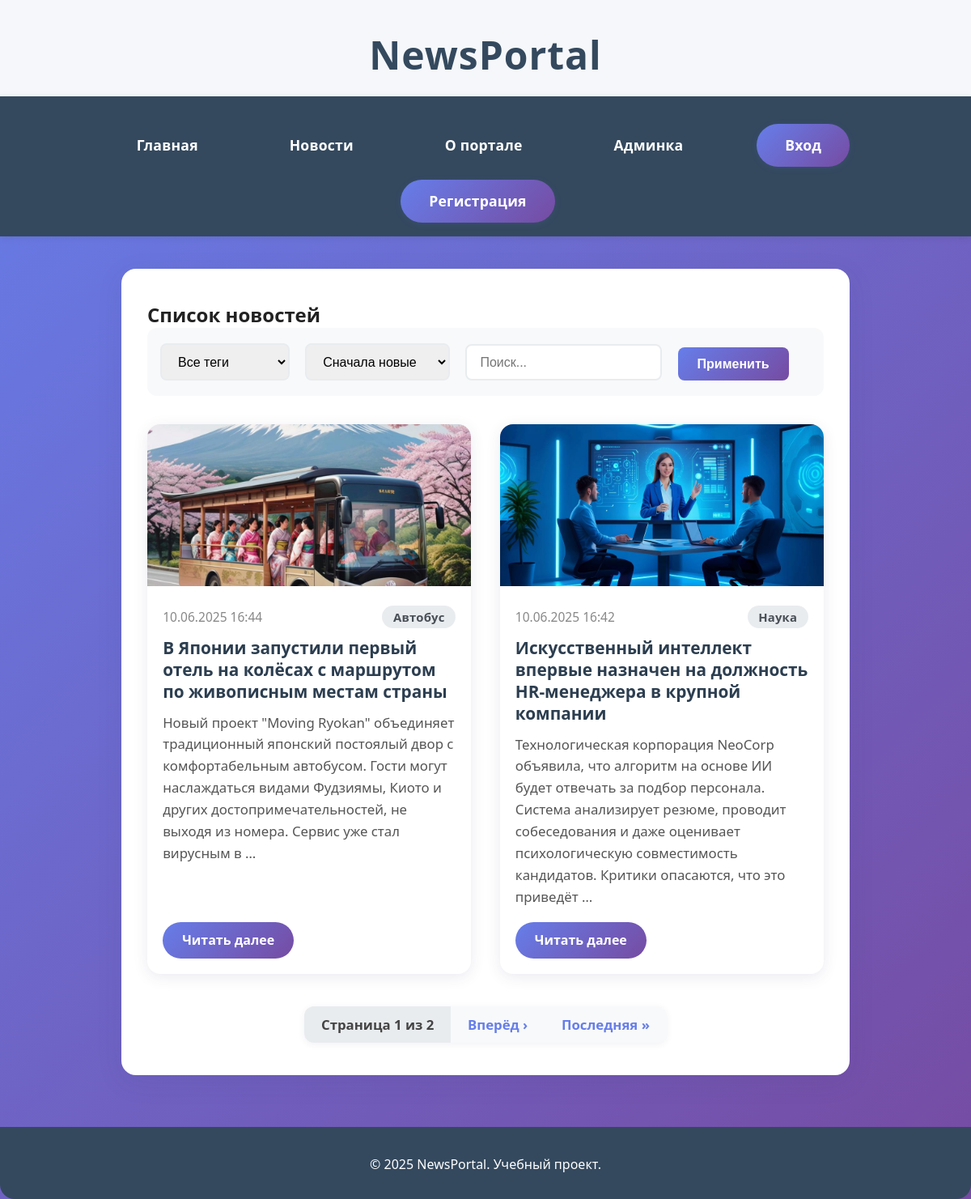
The page /news/ on the database as committed earlier.
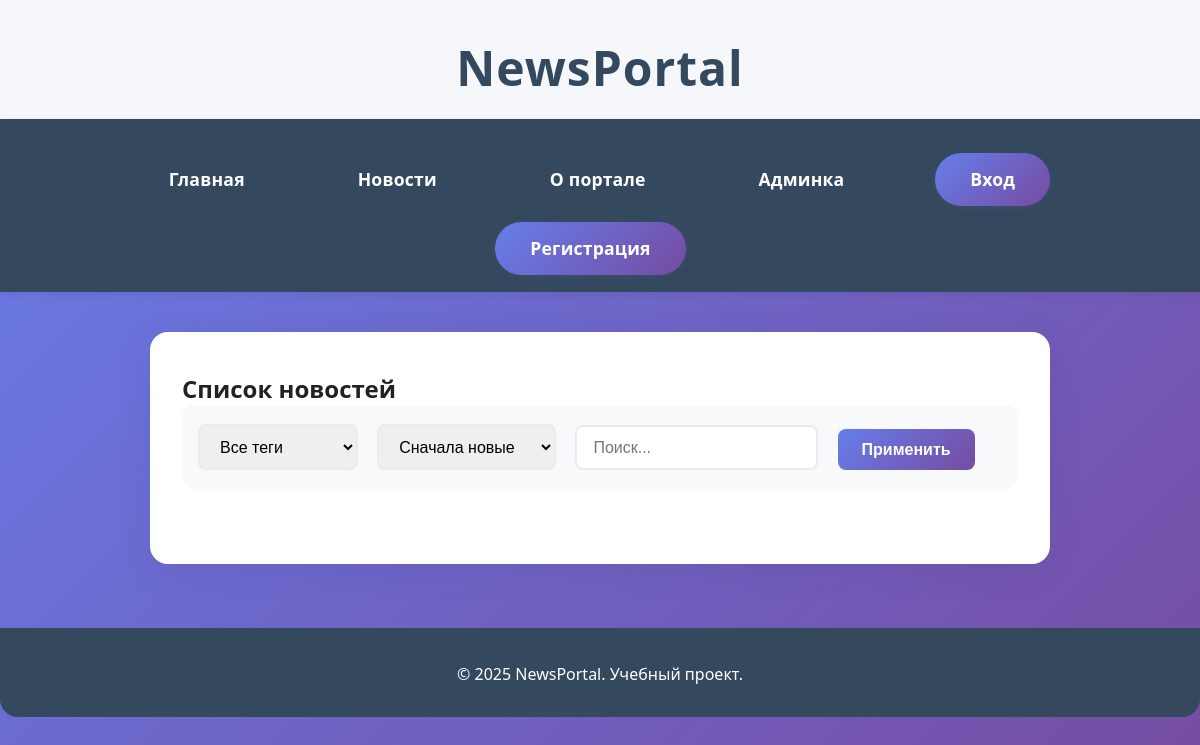
The same page on the database as committed later.
### news/models.py (models this page shows, shortened)
class News(models.Model):
    title = models.CharField(max_length=200)
    content = models.TextField()
    image = models.ImageField(upload_to='news_images/', null=True, blank=True)
    created_at = models.DateTimeField(auto_now_add=True)
    tags = models.ManyToManyField(Tag, related_name='news', blank=True, verbose_name='Выбор тегов')

class Tag(models.Model):
    name = models.CharField(max_length=50, verbose_name='Название тега')

### news/views.py (the view)
# urls.py: path('news/', NewsListView.as_view(), name='news_list'),
class NewsListView(ListView):
    model = News
    template_name = 'news_list.html'
    context_object_name = 'news'
    paginate_by = 2
    def get_queryset(self):
        queryset = super().get_queryset()
        tag_id = self.request.GET.get('tag')
        order = self.request.GET.get('order')
        q = self.request.GET.get('q')
        if tag_id and tag_id.isdigit():
            queryset = queryset.filter(tags__id=tag_id)
        if q:
            queryset = queryset.filter(
                Q(title__icontains=q) | Q(content__icontains=q)
            )
        if order == 'asc':
            queryset = queryset.order_by('created_at')
        else:
            queryset = queryset.order_by('-created_at')
        return queryset
    def get_context_data(self, **kwargs):
        context = super().get_context_data(**kwargs)
        context['tags'] = Tag.objects.all()
        context['selected_tag'] = self.request.GET.get('tag', '')
        context['order'] = self.request.GET.get('order', 'desc')
        context['q'] = self.request.GET.get('q', '')
        return context

### templates/news/news_list.html (shortened to what this page needs)
{% extends 'base.html' %}
{% block content %}
<div class="container">
    <h2>Список новостей</h2>
    <form method="get" class="filter-form">
        <select name="tag">
            <option value="">Все теги</option>
        </select>
        <select name="order">
            <option value="desc" {% if order == 'desc' %}selected{% endif %}>Сначала новые</option>
        </select>
        <input type="text" name="q" placeholder="Поиск..." value="{{ q }}">
        <button type="submit">Применить</button>
    </form>
    <div class="news-grid">
        {% for item in news %}
            {% include 'includes/news_card.html' %}
        {% endfor %}
    </div>
    {% include 'includes/pagination.html' %}
</div>
{% endblock %}

### templates/news/includes/news_card.html
<div class="news-card">
    {% if item.image %}
        <img src="{{ item.image.url }}" alt="{{ item.title }}" class="news-image">
    {% endif %}
    <div class="news-content">
        <div class="news-meta">
            <span>{{ item.created_at|date:"d.m.Y H:i" }}</span>
            <div class="news-tags">
                {% for tag in item.tags.all %}
                    <span class="tag">{{ tag.name }}</span>
                {% endfor %}
            </div>
        </div>
        <h3 class="news-title">{{ item.title }}</h3>
        <p class="news-excerpt">{{ item.content|truncatewords:30 }}</p>
        <a href="{% url 'news_detail' item.pk %}" class="read-more">Читать далее</a>
    </div>
</div>

Rows that differ between the two databases and show on the page:
removed News: image (picture), created_at "10.06.2025 16:44", title "В Японии запустили первый отель на колёсах с маршрутом по живописным местам страны", content "Новый проект \"Moving Ryokan\" объединяет традиционный японский постоялый двор с комфортабельным автобусом. Гости могут наслаждаться видами Фудзиямы, Киото и других достопримечательностей, не выходя из номера. Сервис уже стал вирусным в …"
removed Tag: name "Автобус", shown under "10.06.2025 16:44"
removed News: image (picture), created_at "10.06.2025 16:42", title "Искусственный интеллект впервые назначен на должность HR-менеджера в крупной компании", content "Технологическая корпорация NeoCorp объявила, что алгоритм на основе ИИ будет отвечать за подбор персонала. Система анализирует резюме, проводит собеседования и даже оценивает психологическую совместимость кандидатов. Критики опасаются, что это приведёт …"
removed Tag: name "Наука", shown under "10.06.2025 16:42"
Other text that changed with them:
{{ page_obj.number }}: "1" → (not shown)
{{ page_obj.paginator.num_pages }}: "2" → (not shown)
text no longer shown: "Страница из Вперёд › Последняя »"
